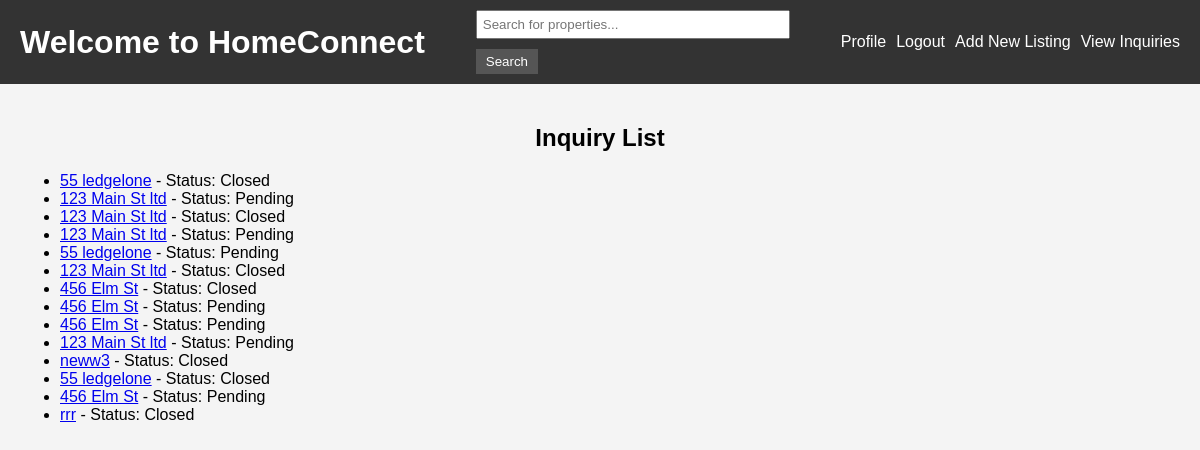
Before: /inquiries/ (signed in) with the older database file.
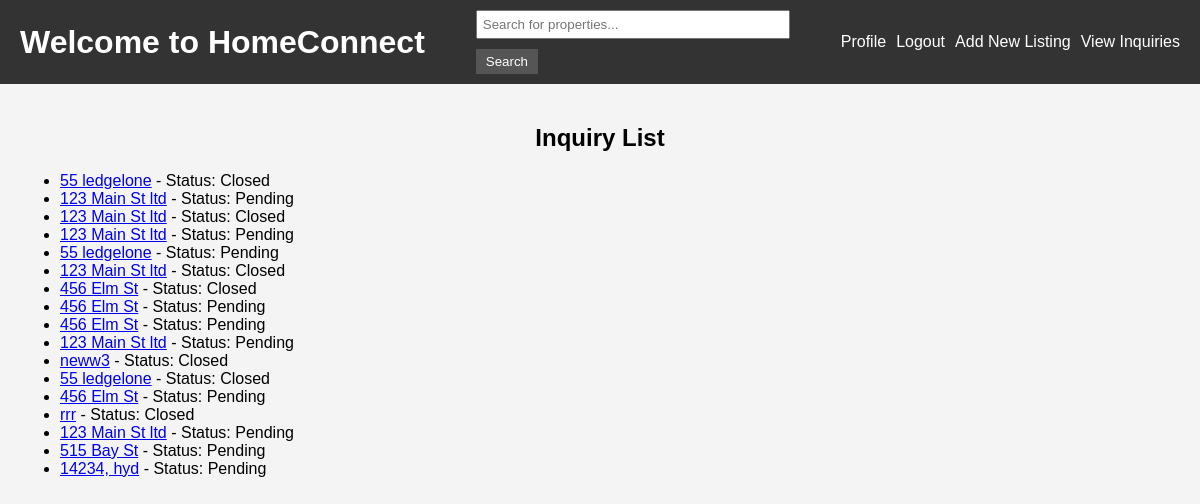
After: the same page with the newer database file.
### core/models.py (models this page shows, shortened)
class Inquiry(models.Model):
    client = models.ForeignKey(CustomUser, on_delete=models.CASCADE,related_name='inquiries')
    property = models.ForeignKey(Property, on_delete=models.CASCADE)
    offer = models.DecimalField(max_digits=10, decimal_places=2, default=0.0)
    timeline = models.CharField(max_length=100, default='As soon as possible')
    availability = models.CharField(max_length=100, default='Anytime')
    status = models.CharField(max_length=50, default='Pending')
    estimated_closing_time = models.DateTimeField(null=True, blank=True)
    total_price = models.DecimalField(max_digits=10, decimal_places=2, null=True, blank=True)
    response = models.TextField(null=True, blank=True)

class Property(models.Model):
    property_purchaser = models.ForeignKey(PropertyPurchaser, on_delete=models.CASCADE)
    address = models.CharField(max_length=255)
    description = models.TextField()
    price = models.CharField(max_length=20)
    category = models.CharField(max_length=50)
    land_size = models.CharField(max_length=20)
    image = models.ImageField(upload_to='property_images/', null=True, blank=True)
    number_of_bedrooms = models.CharField(max_length=5, null=True, blank=True)
    number_of_bathrooms = models.CharField(max_length=5, null=True, blank=True)
    garage = models.CharField(max_length=5, null=True, blank=True)
    year_built = models.CharField(max_length=4, null=True, blank=True)

### core/views.py (the view)
# urls.py: path('inquiries/', views.inquiry_list, name='inquiry_list'),
@login_required
def inquiry_list(request):
    user_role = request.user.user_role
    if user_role == 'salesperson':
        inquiries = Inquiry.objects.all()  # Fetch all inquiries for salespeople
    elif user_role == 'property_purchaser':
        inquiries = Inquiry.objects.all()
    else:
        inquiries = Inquiry.objects.filter(client=request.user)  # Fetch only client's inquiries for clients
    return render(request, 'inquiry_list.html', {'inquiries': inquiries, 'user_role': user_role})

### core/templates/inquiry_list.html (shortened to what this page needs)
{% extends "base.html" %}
{% block content %}
<h2>Inquiry List</h2>
<ul>
    {% for inquiry in inquiries %}
        <li>
            <a href="{% url 'inquiry_detail' inquiry.id %}">{{ inquiry.property.address }}</a>
            - Status: {{ inquiry.status }}
        </li>
    {% endfor %}
</ul>
{% endblock %}

Changed rows visible on the page:
added Inquiry: property.address "123 Main St ltd", status "Pending"
added Inquiry: property.address "515 Bay St", status "Pending"
added Inquiry: property.address "14234, hyd", status "Pending"
